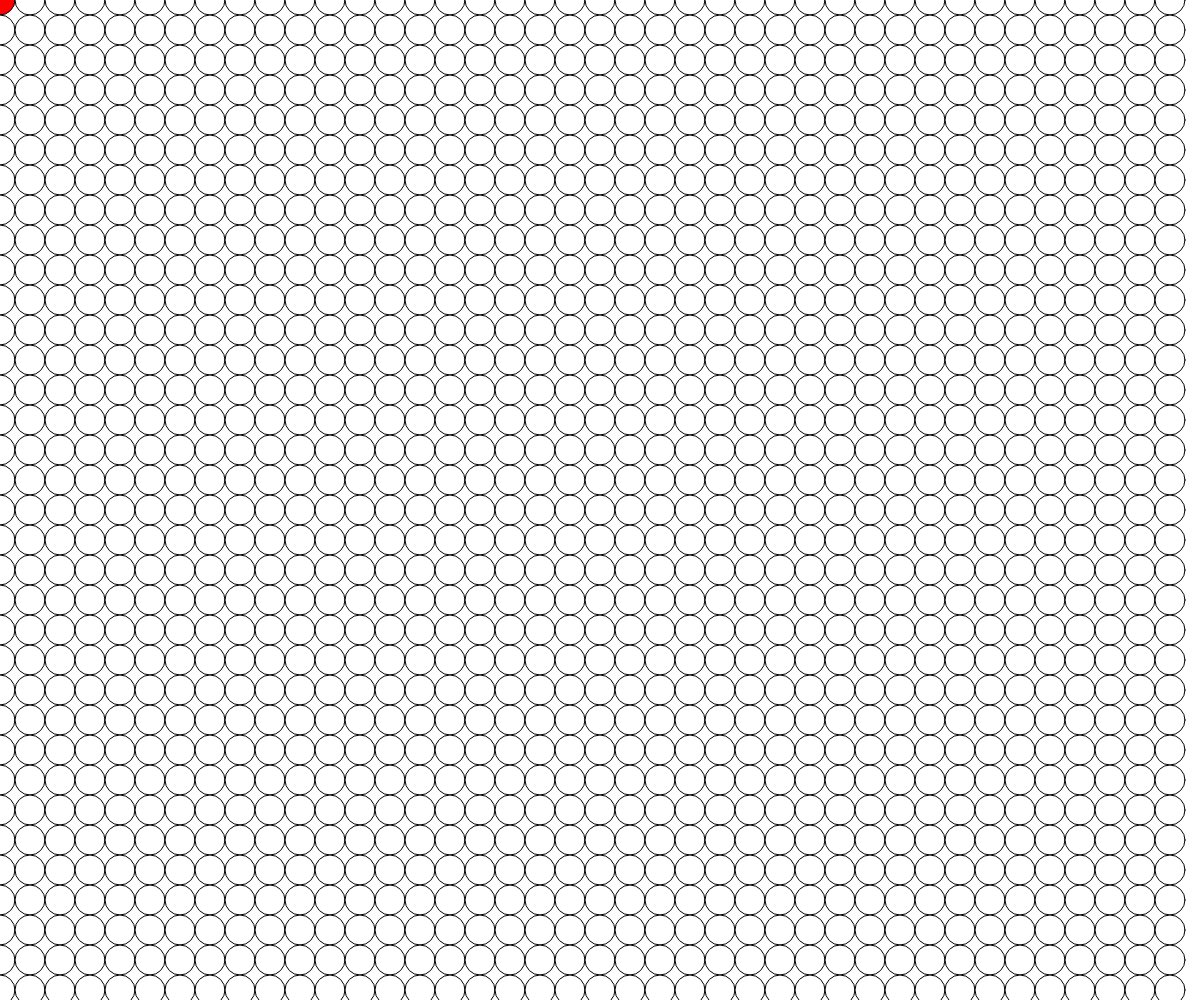
Frame 1 (no input)
Frame 60 (no input): identical to frame 1, image omitted
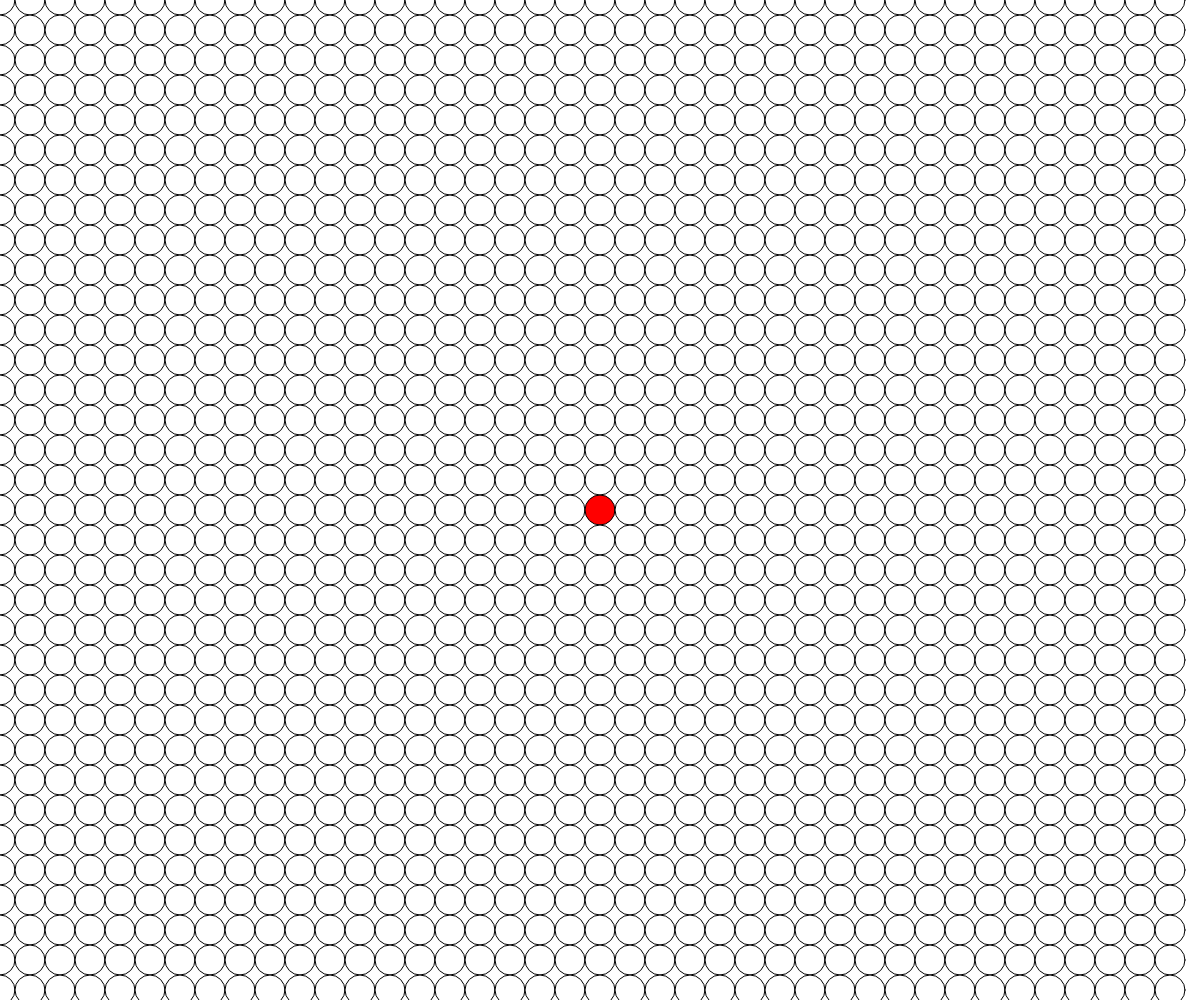
Frame 120 (the mouse pressed at the canvas centre since frame 60)

The p5.js sketch that drew these frames (run headless with seeded random() and noise() and a simulated clock; from frame 60 on, the mouse is pressed at the canvas centre):

// p5.js sketch
// ── sketch.js
function setup() {
    createCanvas(windowWidth, windowHeight);
}

function draw() {

    background(255);
    for (var i = 0; i < width; i+=30) {
        for (var j = 0; j <height; j+=30) {
            
        if(dist(mouseX,mouseY, i,j) < 15 ){
            fill(255,0,0);
        }else{
            fill(255);
        }
            
            ellipse(i, j, 30, 30);

        }

    }
    
    
}
